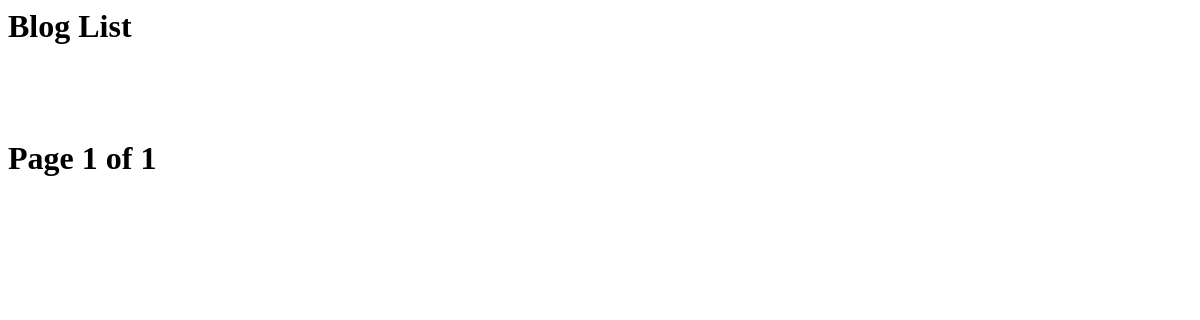
/blog/, run on an earlier commit of the app's database.
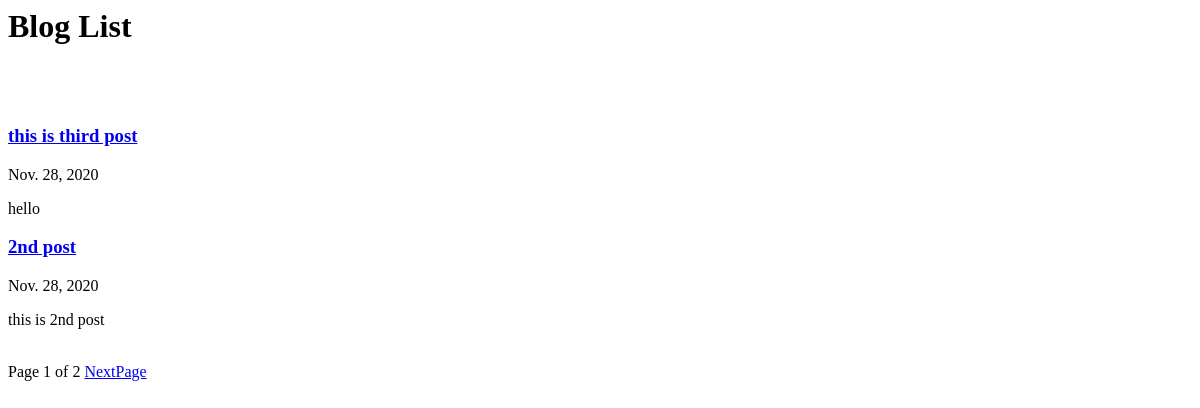
And on a later commit of the database.
### blog/models.py (models this page shows, shortened)
class Post(models.Model):
    title=models.CharField(verbose_name='TITLE', max_length=50)
    slug=models.SlugField('SLUG', unique=True, allow_unicode=True, help_text='one word for title alias.')
    description=models.CharField('DESCRIPTION', max_length=100, blank=True, help_text='simple description text.')
    content=models.TextField('CONTENT')
    create_dt=models.DateTimeField("CREATE DATE", auto_now_add=True)
    modify_dt=models.DateTimeField("MODIFY DATE", auto_now=True)
    class Meta:
        verbose_name='post'
        verbose_name_plural='posts'
        db_table='blog_posts'
        ordering=('-modify_dt',)
    def get_absolute_url(self):
        return reverse('blog:post_detail', args=(self.slug,))

### blog/views.py (the view)
# urls.py: path('', views.PostLV.as_view(), name='index'),
class PostLV(ListView):
    model=Post
    template_name='blog/post_all.html'
    context_object_name='posts'
    paginate_by=2

### blog/templates/blog/post_all.html (shortened to what this page needs)
<h1>Blog List<h1>
<br>
{%for post in posts%}
    <h3><a href='{{post.get_absolute_url}}'>{{post.title}}</a></h3>
    {{post.modify_dt|date:"N d, Y"}}
    <p>{{post.description}}</p>
{%endfor%}
<br>
<div>
    <span>
        Page {{page_obj.number}} of {{page_obj.paginator.num_pages}}
        {%if page_obj.has_next %}
            <a href="?page={{page_obj.next_page_number}}">NextPage</a>
        {%endif%}
    </span>
</div>

What changed in the data, as far as the page shows it:
added Post: title "this is third post", modify_dt "Nov. 28, 2020", description "hello"
added Post: title "2nd post", modify_dt "Nov. 28, 2020", description "this is 2nd post"
Also different on the page:
{{ page_obj.paginator.num_pages }}: "1" → "2"
text now shown: "NextPage"
